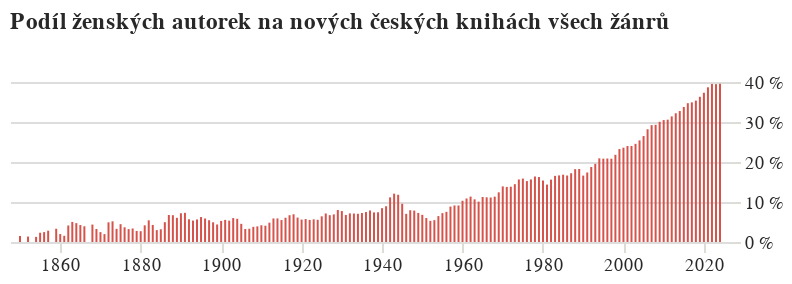

This figure's notebook cell:
### Code cell
historicky_podil_graf = alt.Chart(
    alt_friendly(historicky_podil.filter(pl.col("rok") >= 1850)), width=kredity['sirka'], height=kredity['vyska_nizkych'] * 1.5,
    title=["Podíl ženských autorek na nových českých knihách všech žánrů"]
).mark_bar(width=1, color='#D6534B').encode(
    alt.X('rok:T', title=None, axis=alt.Axis(tickCount=6)),
    alt.Y('podil:Q', axis=alt.Axis(tickCount=5, labelExpr="datum.label * 100 + ' %'", orient='right'),
          title=None, scale=alt.Scale(domain=[0,0.45]))
).configure_view(stroke='transparent').configure_axisX(
    grid=False, domain=False
)

historicky_podil_graf

### Figure 1 — Vega-Lite specification as saved in the notebook (floating-point values rounded to 4 significant figures; data arrays with more than 128 entries replaced by an {"elided": "..."} marker saying what was removed)
{"config": {"title": {"font": "Noticia Text", "fontSize": 11.5, "anchor": "start", "lineHeight": 19, "fontWeight": "bolder", "subtitleFont": "Noticia Text", "subtitleFontSize": 10, "subtitleLineHeight": 15, "subtitlePadding": 10, "dy": -10, "color": "#292829", "subtitleColor": "#292829"}, "axis": {"labelFont": "Asap", "titleFont": "Asap", "fontWeight": "lighter", "titleFontWeight": "lighter", "labelFontSize": 9, "titleFontSize": 9, "labelPadding": 2, "titlePadding": 9, "domainOpacity": 0, "tickColor": "#DCDDD6", "labelColor": "#292829"}, "legend": {"labelFont": "Asap", "labelFontWeight": "normal", "titleFont": "Asap", "titleFontWeight": "normal", "labelFontSize": 9, "titleFontSize": 9, "labelColor": "#292829"}, "axisX": {"domain": false, "grid": false}, "view": {"stroke": "transparent"}}, "data": {"name": "data-3deb65eef4b3209d6ec57abcf6c839fc"}, "mark": {"type": "bar", "color": "#D6534B", "width": 1}, "encoding": {"x": {"axis": {"tickCount": 6}, "field": "rok", "title": null, "type": "temporal"}, "y": {"axis": {"labelExpr": "datum.label * 100 + ' %'", "orient": "right", "tickCount": 5}, "field": "podil", "scale": {"domain": [0, 0.45]}, "title": null, "type": "quantitative"}}, "height": 90.0, "title": ["Podíl ženských autorek na nových českých knihách všech žánrů"], "width": 360, "$schema": "https://vega.github.io/schema/vega-lite/v5.8.0.json", "datasets": {"data-3deb65eef4b3209d6ec57abcf6c839fc": {"elided": "171 records"}}}
